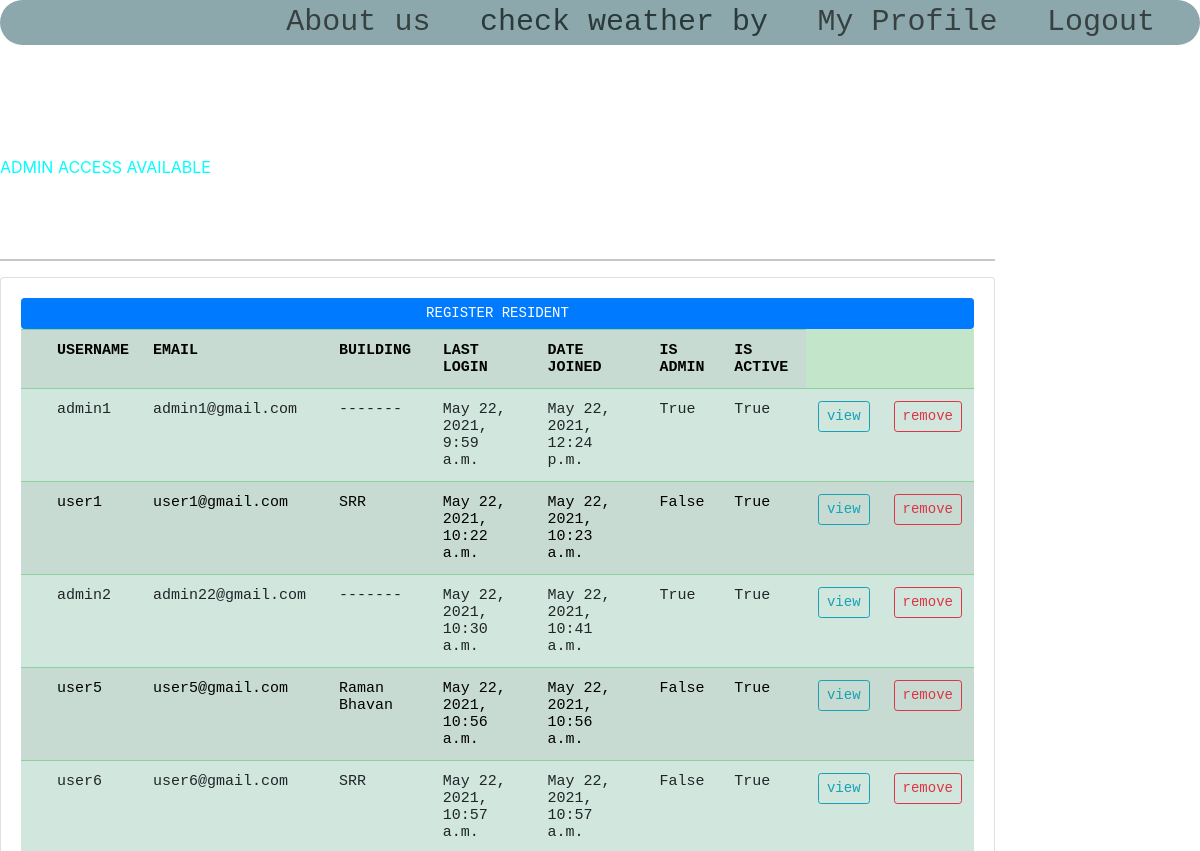
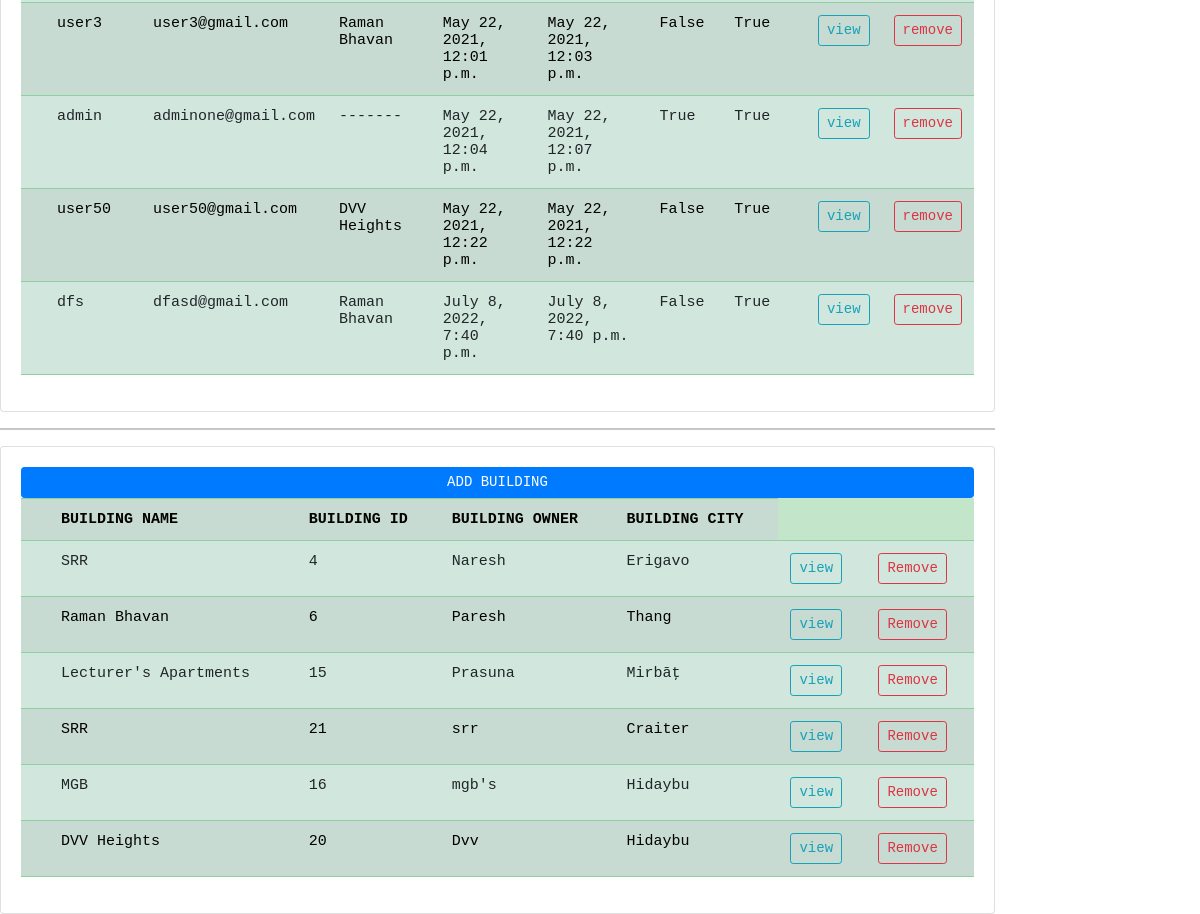
/mainHome/ (signed in), run on the app's committed database (2 pictures, top to bottom).
### account/models.py (models this page shows, shortened)
class Account(AbstractBaseUser) :
    email                       = models.EmailField(verbose_name="email", max_length=30, unique=True)
    username                    = models.CharField(max_length=20, unique=True)
    firstname                   = models.CharField(max_length=20, unique=False)
    building_id                 = models.CharField(max_length=10, unique=False, default="")
    the_building                = models.ForeignKey(Building, on_delete=models.CASCADE, null=True)
    date_joined = models.DateTimeField(verbose_name = "date_joined", auto_now_add = True)
    last_login = models.DateTimeField(verbose_name = "last_login", auto_now = True)
    is_admin = models.BooleanField(default = False)
    is_active = models.BooleanField(default = True)
    is_staff = models.BooleanField(default = False)
    is_superuser = models.BooleanField(default = False)
    objects = AccountManager()
    USERNAME_FIELD  = 'email'
    REQUIRED_FIELDS = ['username', 'firstname']

### personal/models.py (models this page shows, shortened)
class Building(models.Model) :
    building_name = models.CharField(max_length=30)
    building_id = models.CharField(max_length=50, primary_key=True)
    owner_name = models.CharField(max_length=30, null =True)
    longitude = models.CharField(max_length=25, null =True)
    latitude = models.CharField(max_length=25, null =True)
    building_city = models.CharField(max_length=30, null =True)
    current_temp = models.FloatField(null =True)
    till_now_min = models.FloatField(null =True)
    till_now_max = models.FloatField(null =True)
    max_temp = models.FloatField(null =True)
    min_temp = models.FloatField(null =True)
    temp_too_low = models.BooleanField(default = False)
    temp_too_high = models.BooleanField(default = False)
    yesterday_min = models.FloatField(null =True)
    yesterday_max = models.FloatField(null =True)
    db_yesterday_min = models.FloatField(null =True)
    db_yesterday_max = models.FloatField(null =True)
    last_update_date = models.DateField(null =True)
    USERNAME_FIELD  = 'building_id'

### personal/views.py (the view)
# urls.py: path("mainHome/", mainHome_page_view, name = "mainHome"),
def mainHome_page_view(request) :
    if(request.user.is_authenticated and not request.user.is_staff) :
        update_temperature(request.user.building_id)
    residents = Account.objects.all()
    context = {}
    context['residents'] = residents
    buildings = Building.objects.all()
    context['buildings'] = buildings
    return render(request, 'mainHome.html', context)

### personal/templatetags/custom_tags.py (called while the page is built)
@register.simple_tag
def anchor(url_name, section_id):
    return reverse(url_name) + '#' + section_id

### templates/mainHome.html (shortened to what this page needs)
{% load static %}
{% load custom_tags %}
<head>
	{% include 'template_snippets/main_home_header.html' %}
</head>
<body class="bg">
	{% if user.is_authenticated %}
		<div class="menu_bar">
			<a class="link" href="{% url 'about us' %}">About us</a>
			<div class="dropdown">
				<a class="dropdown_link" href="#">check weather by</a>
			</div>
			<a class="link" href="{% url 'My Profile' %}">My Profile</a>
			<a class="link" href="{% url 'logout' %}">Logout</a>
		</div>
		<em class="welcome">
			<br>
			<p>hello, {{request.user.username}}. How u doing?..</p>
			<h2>Thanks for logging in to our website...</h2>
		</em>
		{% if request.user.is_staff %}
		<p style="color: aqua;">ADMIN ACCESS AVAILABLE</p>
			<br><br>
			<div class="row" style="font-family: monospace;">
				<div class="col-md-10">
					<hr>
					<div class="card card-body">
						<a class="btn btn-primary  btn-sm btn-block" href="{% url 'register' %}">REGISTER RESIDENT</a>
						<table class="table table-success table-striped" style="font-size: 15px;">
							<tr>
								<th></th>
								<th>USERNAME</th>
								<th>EMAIL</th>
								<th>BUILDING</th>
								<th>LAST LOGIN</th>
								<th>DATE JOINED</th>
								<th>IS ADMIN</th>
								<th>IS ACTIVE</th>
								{% for resident in residents %}
									<tr>
										<td></td>
										<td>{{resident.username}}</td>
										<td>{{resident.email}}</td>
										{% if resident.is_staff %}
											<td>-------</td>
										{% else %}
											<td>{{resident.the_building.building_name}}</td>
										{% endif %}
										<td>{{resident.date_joined}}</td>
										<td>{{resident.last_login}}</td>
										<td>{{resident.is_staff}}</td>
										<td>{{resident.is_active}}</td>
										<td><a class="btn btn-sm btn-outline-info" href="{% url 'resident_details' resident.username %}">view</a></td>
										<td><a class="btn btn-sm btn-outline-danger" href="{% url 'remove_resident' resident.username %}">remove</a></td>
									</tr>
								{% endfor %}
							</tr>
						</table>
					</div>
				</div>
				<div class="col-md-10">
					<hr>
					<div class="card card-body">
						<a class="btn btn-primary  btn-sm btn-block" href="{% url 'add_building' %}">ADD BUILDING</a>
						<table class="table table-success table-striped" style="font-size: 15px;">
							<tr>
								<th></th>
								<th>BUILDING NAME</th>
								<th>BUILDING ID</th>
								<th>BUILDING OWNER</th>
								<th>BUILDING CITY</th>
								{% for building in buildings %}
									<tr>
										<td></td>
										<td>{{building.building_name}}</td>
										<td>{{building.building_id}}</td>
										<td>{{building.owner_name}}</td>
										<td>{{building.building_city}}</td>
										<td><a class="btn btn-sm btn-outline-info" href="{% url 'building_details' building.building_id %}">view</a></td>
										<td><a class="btn btn-sm btn-outline-danger" href="{% url 'remove_building' building.building_id %}">Remove</a></td>
									</tr>
								{% endfor %}
							</tr>
						</table>
					</div>
				</div>
			</div>
		{% endif %}
	{% endif %}
</body>

### templates/template_snippets/main_home_header.html (shortened to what this page needs)
<link href="https://cdn.jsdelivr.net/npm/bootstrap@5.0.0-beta2/dist/css/bootstrap.min.css" rel="stylesheet"
>
<link rel="stylesheet" href="https://stackpath.bootstrapcdn.com/bootstrap/4.3.1/css/bootstrap.min.css"
>

### templates/template_snippets/main_home_header.html (style rules this page uses)
body { background-image: url("https://img.freepik.com/free-photo/old-black-background-grunge-texture-dark-wallpaper-blackboard-chalkboard-room-wall_1258-28313.jpg?size=626&ext=jpg"); height: 100%; background-position: center; background-repeat: repeat; background-size: cover; }
.welcome { font-family: monospace; color: rgb(255, 255, 255); }
.menu_bar { background-color: rgb(141, 168, 172); border-radius: 100px; text-align: right; }
.link { color: rgb(56, 65, 65); font-size: 30px; margin-right: 45px; font-family: monospace; text-decoration: none; }
.dropdown { position: relative; display: inline-block; }
.dropdown_link { color: rgb(42, 58, 58); font-size: 30px; margin-right: 45px; font-family: monospace; text-decoration: none; }

### data on the page
Account: username "admin1", email "admin1@gmail.com", date_joined "May 22, 2021, 9:59 a.m.", last_login "May 22, 2021, 12:24 p.m.", is_staff "True", is_active "True"
Account: username "user1", email "user1@gmail.com", the_building.building_name "SRR", date_joined "May 22, 2021, 10:22 a.m.", last_login "May 22, 2021, 10:23 a.m.", is_staff "False", is_active "True"
Account: username "admin2", email "admin22@gmail.com", date_joined "May 22, 2021, 10:30 a.m.", last_login "May 22, 2021, 10:41 a.m.", is_staff "True", is_active "True"
Account: username "user5", email "user5@gmail.com", the_building.building_name "Raman Bhavan", date_joined "May 22, 2021, 10:56 a.m.", last_login "May 22, 2021, 10:56 a.m.", is_staff "False", is_active "True"
Account: username "user6", email "user6@gmail.com", the_building.building_name "SRR", date_joined "May 22, 2021, 10:57 a.m.", last_login "May 22, 2021, 10:57 a.m.", is_staff "False", is_active "True"
Account: username "user3", email "user3@gmail.com", the_building.building_name "Raman Bhavan", date_joined "May 22, 2021, 12:01 p.m.", last_login "May 22, 2021, 12:03 p.m.", is_staff "False", is_active "True"
Account: username "admin", email "adminone@gmail.com", date_joined "May 22, 2021, 12:04 p.m.", last_login "May 22, 2021, 12:07 p.m.", is_staff "True", is_active "True"
Account: username "user50", email "user50@gmail.com", the_building.building_name "DVV Heights", date_joined "May 22, 2021, 12:22 p.m.", last_login "May 22, 2021, 12:22 p.m.", is_staff "False", is_active "True"
Account: username "dfs", email "dfasd@gmail.com", the_building.building_name "Raman Bhavan", date_joined "July 8, 2022, 7:40 p.m.", last_login "July 8, 2022, 7:40 p.m.", is_staff "False", is_active "True"
Building: building_name "SRR", building_id "4", owner_name "Naresh", building_city "Erigavo"
Building: building_name "Raman Bhavan", building_id "6", owner_name "Paresh", building_city "Thang"
Building: building_name "Lecturer's Apartments", building_id "15", owner_name "Prasuna", building_city "Mirbāţ"
Building: building_name "SRR", building_id "21", owner_name "srr", building_city "Craiter"
Building: building_name "MGB", building_id "16", owner_name "mgb's", building_city "Hidaybu"
Building: building_name "DVV Heights", building_id "20", owner_name "Dvv", building_city "Hidaybu"
